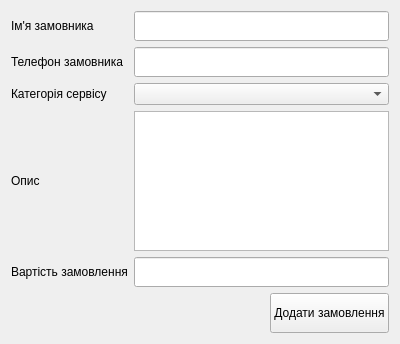
<?xml version="1.0" encoding="UTF-8"?>
<ui version="4.0">
 <class>AddServiceForm</class>
 <widget class="QWidget" name="AddServiceForm">
  <property name="geometry">
   <rect>
    <x>0</x>
    <y>0</y>
    <width>400</width>
    <height>344</height>
   </rect>
  </property>
  <property name="windowTitle">
   <string>Form</string>
  </property>
  <layout class="QVBoxLayout" name="verticalLayout">
   <item>
    <layout class="QGridLayout" name="gridLayout">
     <item row="3" column="0">
      <widget class="QLabel" name="label_4">
       <property name="text">
        <string>Опис</string>
       </property>
      </widget>
     </item>
     <item row="0" column="0">
      <widget class="QLabel" name="label_2">
       <property name="text">
        <string>Ім'я замовника</string>
       </property>
      </widget>
     </item>
     <item row="2" column="0">
      <widget class="QLabel" name="label_3">
       <property name="text">
        <string>Категорія сервісу</string>
       </property>
      </widget>
     </item>
     <item row="1" column="0">
      <widget class="QLabel" name="label">
       <property name="text">
        <string>Телефон замовника</string>
       </property>
      </widget>
     </item>
     <item row="4" column="0">
      <widget class="QLabel" name="label_6">
       <property name="text">
        <string>Вартість замовлення</string>
       </property>
      </widget>
     </item>
     <item row="0" column="1">
      <widget class="QLineEdit" name="lineCustomerName">
       <property name="minimumSize">
        <size>
         <width>0</width>
         <height>30</height>
        </size>
       </property>
      </widget>
     </item>
     <item row="2" column="1">
      <widget class="QComboBox" name="comboServiceCategory"/>
     </item>
     <item row="3" column="1">
      <widget class="QPlainTextEdit" name="lineServiceDescription"/>
     </item>
     <item row="1" column="1">
      <widget class="QLineEdit" name="lineCustomerPhone">
       <property name="minimumSize">
        <size>
         <width>0</width>
         <height>30</height>
        </size>
       </property>
      </widget>
     </item>
     <item row="4" column="1">
      <widget class="QLineEdit" name="lineServiceSum">
       <property name="minimumSize">
        <size>
         <width>0</width>
         <height>30</height>
        </size>
       </property>
      </widget>
     </item>
    </layout>
   </item>
   <item>
    <layout class="QHBoxLayout" name="horizontalLayout">
     <item>
      <spacer name="horizontalSpacer">
       <property name="orientation">
        <enum>Qt::Horizontal</enum>
       </property>
       <property name="sizeHint" stdset="0">
        <size>
         <width>40</width>
         <height>20</height>
        </size>
       </property>
      </spacer>
     </item>
     <item>
      <widget class="QPushButton" name="addServiceButton">
       <property name="minimumSize">
        <size>
         <width>100</width>
         <height>40</height>
        </size>
       </property>
       <property name="text">
        <string>Додати замовлення</string>
       </property>
      </widget>
     </item>
    </layout>
   </item>
  </layout>
 </widget>
 <resources/>
 <connections/>
</ui>
